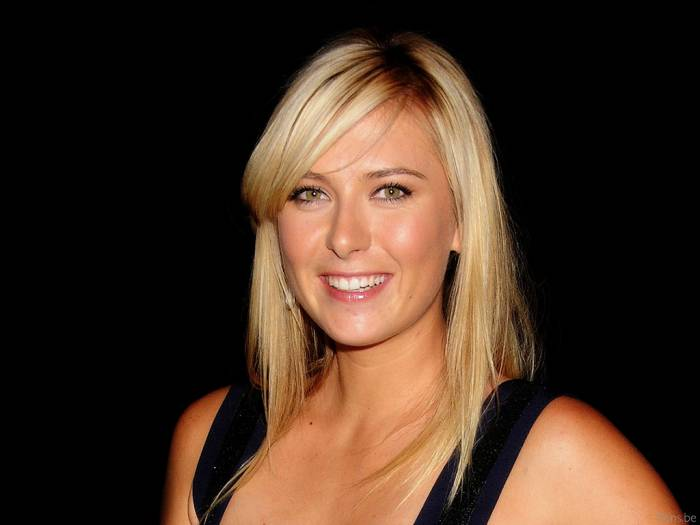
#> input picture model/dataset/maria_sharapova/pretty-maria-sharapova-visits-nike-head-quarters-and-porsche-opening-pics-and-video-inside.jpg, 700 x 525 px, found by its file name
$ jupyter execute --allow-errors sports_celebrities_image_classification.ipynb   (shell and % lines are left out)
#> lines starting #> are read from the running program, lines starting #| are printed output that depends on the picture
[cell 1]
import numpy as np
import cv2
import matplotlib
from matplotlib import pyplot as plt

[cell 2]
img = cv2.imread('model/dataset/maria_sharapova/pretty-maria-sharapova-visits-nike-head-quarters-and-porsche-opening-pics-and-video-inside.jpg')
#> img is the input picture: shape (525, 700, 3); mean B, G, R 34.7, 48.4, 68.9
img.shape
#> Out = (525, 700, 3)

[cell 3]
plt.imshow(img)

[cell 4]
grey = cv2.cvtColor(img, cv2.COLOR_BGR2GRAY)
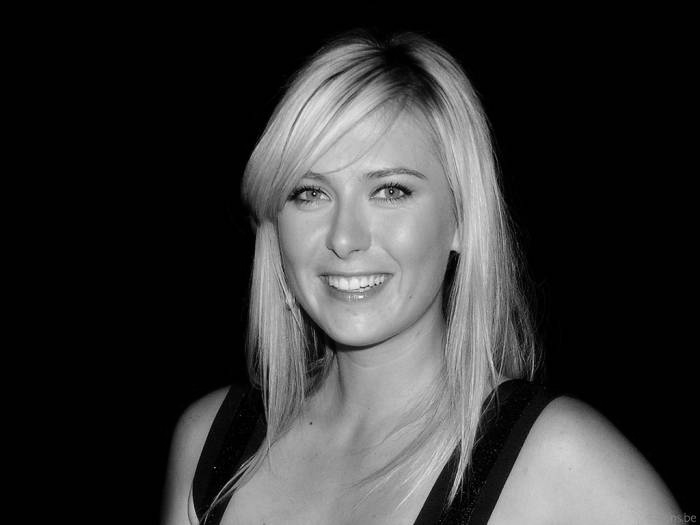
#> grey: shape (525, 700); min 0, max 245, mean 53
grey.shape
#> Out = (525, 700)

[cell 5]
plt.imshow(grey, cmap='grey')

**Face Detection using Haar Cascades

[cell 6]
face_cascade = cv2.CascadeClassifier('model/opencv/haarcascades/haarcascade_frontalface_default.xml')
eye_cascade = cv2.CascadeClassifier('model/opencv/haarcascades/haarcascade_eye.xml')

faces = face_cascade.detectMultiScale(grey, 1.3, 5)
#> faces = [[239, 108, 229, 229]]
faces
#> Out = [[239, 108, 229, 229]]

[cell 7]
(x,y,w,h) = faces[0]
#> x = 239; y = 108; w = 229; h = 229
x,y,w,h
#> Out = (239, 108, 229, 229)

[cell 8]
face_img = cv2.rectangle(img, (x,y), (x+w, y+h), (255,0,0), 2)
plt.imshow(face_img)

[cell 9]
cv2.destroyAllWindows()
for (x,y,w,h) in faces:
    face_img = cv2.rectangle(img, (x,y), (x+w, y+h), (255,0,0), 2)
    roi_grey = grey[y:y+h, x:x+w]
    roi_color = face_img[y:y+h, x:x+w]
    eyes = eye_cascade.detectMultiScale(roi_grey)
    for (ex,ey,ew,eh) in eyes:
        cv2.rectangle(roi_color, (ex,ey), (ex+ew, ey+eh), (0,255,0), 2)
#> this loop made 1 pass
#> (x, y, w, h, eyes) on pass 1: (239, 108, 229, 229, [[126, 60, 49, 49], [45, 62, 49, 49]])
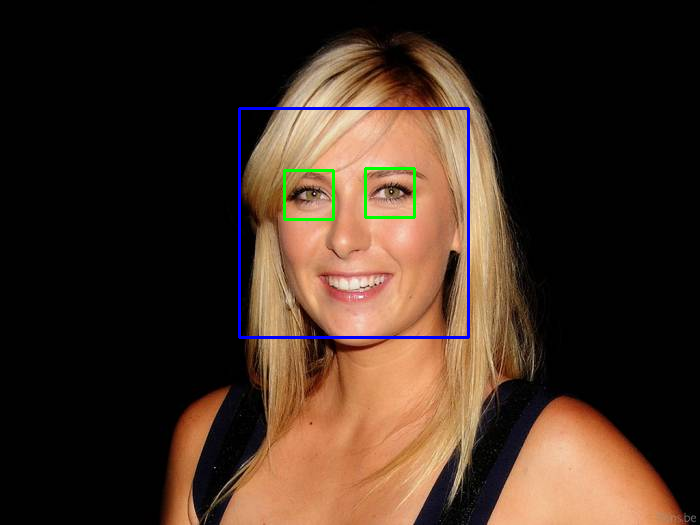
#> img: shape (525, 700, 3); mean B, G, R 35.7, 48, 67.2
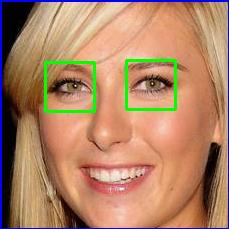
#> roi_color: shape (229, 229, 3); mean B, G, R 102.4, 132, 175.4

plt.figure()
plt.imshow(face_img, cmap = 'grey')
plt.show()

[cell 10]
plt.imshow(roi_color, cmap='grey')

[cell 11]
def get_cropped_image_if_2_eyes(image_path):
    img = cv2.imread(image_path)
    if img is None:
        print(f"Warning: Unable to read the image at {image_path}. Skipping...")
        return None
    grey = cv2.cvtColor(img, cv2.COLOR_BGR2GRAY)
    faces = face_cascade.detectMultiScale(grey, 1.3, 5)
#> faces = [[239, 108, 229, 229]]
    for x,y,w,h in faces:
        roi_grey = grey[y:y+h, x:x+w]
        roi_color = img[y:y+h, x:x+w]
        eyes = eye_cascade.detectMultiScale(roi_grey)
        if len(eyes) >= 2:
            return roi_color
#> this loop made 1 pass
#> pass 1, in get_cropped_image_if_2_eyes, `roi_color = img[y:y+h, x:x+w]`:
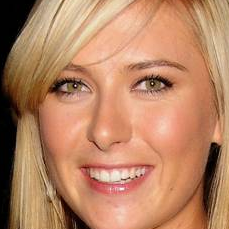
#> roi_color: shape (229, 229, 3); mean B, G, R 100, 131.9, 183.1

[cell 12]
original_image = cv2.imread('model/dataset/maria_sharapova/pretty-maria-sharapova-visits-nike-head-quarters-and-porsche-opening-pics-and-video-inside.jpg')
plt.imshow(original_image)

[cell 13]
cropped_image = get_cropped_image_if_2_eyes('model/dataset/maria_sharapova/pretty-maria-sharapova-visits-nike-head-quarters-and-porsche-opening-pics-and-video-inside.jpg')
plt.imshow(cropped_image)

[cell 14]
org_image_obstructed = cv2.imread('model/dataset/maria_sharapova/3-681.jpg')
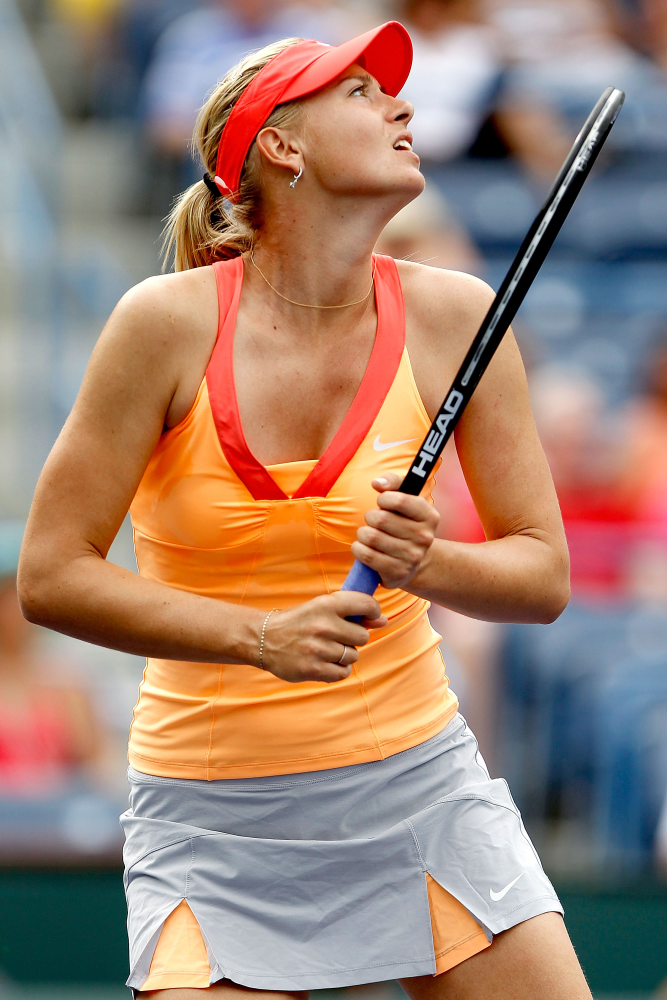
#> input picture model/dataset/maria_sharapova/3-681.jpg, 2001 x 3000 px, found by its file name (shown at 1/3 size)
#> org_image_obstructed is the input picture: shape (3000, 2001, 3); mean B, G, R 113.9, 129.7, 160.1
plt.imshow(org_image_obstructed)

[cell 15]
cropped_image_no_2_eyes = get_cropped_image_if_2_eyes('model/dataset/maria_sharapova/3-681.jpg')
#> call 2 of get_cropped_image_if_2_eyes, with image_path = 'model/dataset/maria_sharapova/3-681.jpg'
#> in get_cropped_image_if_2_eyes (call 2), `grey = cv2.cvtColor(img, cv2.COLOR_BGR2GRAY)`:
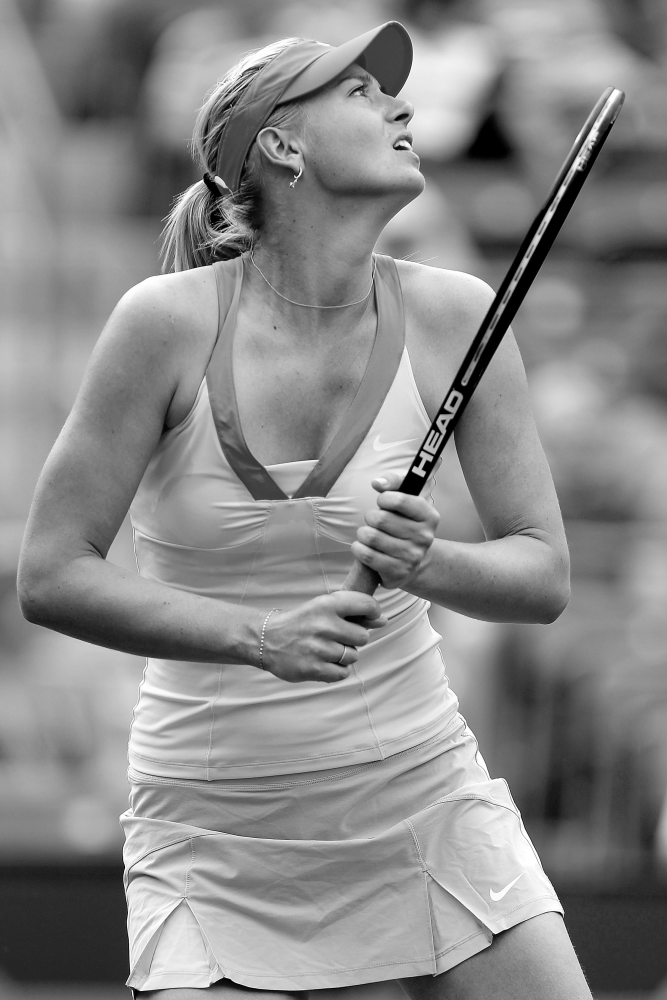
#> grey: shape (3000, 2001) (shown at 1/3 size); min 0, max 255, mean 137
#> in get_cropped_image_if_2_eyes (call 2), `faces = face_cascade.detectMultiScale(grey, 1.3, 5)`: faces = ()
cropped_image_no_2_eyes

[cell 16]
path_to_data = 'model/dataset'
path_to_cr_data = 'model/dataset/cropped'

[cell 17]
import os
img_dirs = []
for entry in os.scandir(path_to_data):
    if entry.is_dir():
        img_dirs.append(entry.path)
#> pass 2 of the loop `for entry in os.scandir(path_to_data):`:

[cell 18]
img_dirs

[cell 19]
import shutil
if os.path.exists(path_to_cr_data):
    shutil.rmtree(path_to_cr_data)
os.mkdir(path_to_cr_data)

[cell 20]
cropped_image_dirs = []
celebrity_file_names_dict = {}

for img_dir in img_dirs:
    count = 1
    celebrity_name = img_dir.split('/')[-1]
    print(celebrity_name)

    celebrity_file_names_dict[celebrity_name] = []

    for entry in os.scandir(img_dir):
        roi_color = get_cropped_image_if_2_eyes(entry.path)
#> the loop in get_cropped_image_if_2_eyes, `for x,y,w,h in faces:` made 1 pass
        if roi_color is not None:
            cropped_folder = path_to_cr_data + celebrity_name
            if not os.path.exists(cropped_folder):
                os.makedirs(cropped_folder)
                cropped_image_dirs.append(cropped_folder)
                print("Generating cropped images in folder: ",cropped_folder)

            cropped_file_name = celebrity_name + str(count) + ".png"
            cropped_file_path = cropped_folder + "/" + cropped_file_name

            cv2.imwrite(cropped_file_path, roi_color)
            celebrity_file_names_dict[celebrity_name].append(cropped_file_path)
            count += 1
#> pass 2 of the loop `for img_dir in img_dirs:`:
#> `count = 1`: count = 1
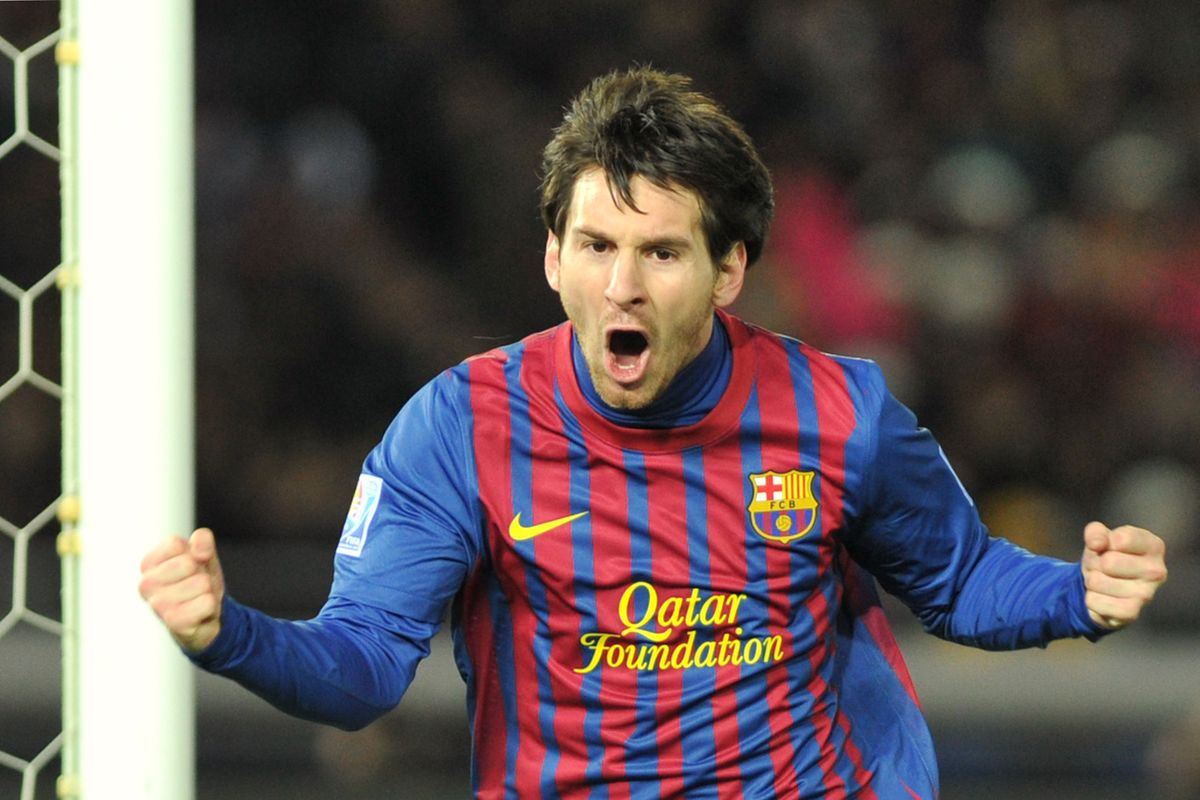
#> input picture model/dataset/lionel_messi/136054219.jpg.0.jpg, 1200 x 800 px
#> in get_cropped_image_if_2_eyes, img is the input picture: shape (800, 1200, 3); mean B, G, R 84.8, 83.9, 95.2
#> the loop in get_cropped_image_if_2_eyes, `for x,y,w,h in faces:` made 1 pass
#> pass 1, in get_cropped_image_if_2_eyes (call 5), `roi_color = img[y:y+h, x:x+w]`:
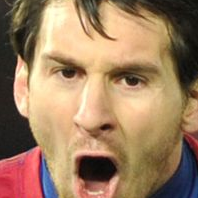
#> roi_color: shape (198, 198, 3); mean B, G, R 97.6, 127.6, 159.6
#> cropped_file_name = 'lionel_messi1.png'
#> `count += 1`: count = 2

[cell 21]
import pywt

def w2d(img, mode='haar', level=1):
#> called with mode = 'db1', level = 5
    imArray = img
    # Convert to grayscale
    imArray = cv2.cvtColor(imArray, cv2.COLOR_RGB2GRAY)
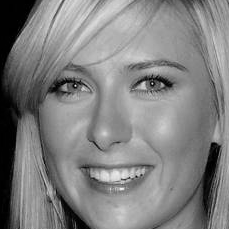
#> imArray: shape (229, 229); min 0, max 242, mean 128.2
    # Convert to float
    imArray = np.float32(imArray)
    imArray /= 255
    # Compute wavelet coefficients
    coeffs = pywt.wavedec2(imArray, mode, level=level)

    # Process coefficients
    coeffs_H = list(coeffs)
    coeffs_H[0] *= 0  # Set approximation coefficients to 0 (remove the low-frequency content)

    # Reconstruction using the modified coefficients
    imArray_H = pywt.waverec2(coeffs_H, mode)
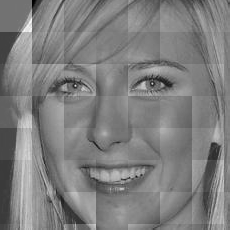
#> imArray_H: shape (230, 230) float32; min -0.62, max 0.622, mean 3.89e-05; drawn with min black and max white
    imArray_H *= 255  # Rescale back to original range
    imArray_H = np.uint8(imArray_H)
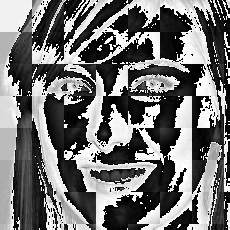
#> imArray_H: shape (230, 230); min 0, max 255, mean 113.7

    return imArray_H

[cell 22]
im_har = w2d(cropped_image, 'db1', 5)
plt.imshow(im_har, cmap='gray')

[cell 23]
class_dict = {}
count = 0
for celebrity_name in celebrity_file_names_dict.keys():
    class_dict[celebrity_name] = count
    count+=1
class_dict

[cell 24]
X = []
Y = []

for celebrity_name, training_files in celebrity_file_names_dict.items():
    for training_image in training_files:
        img = cv2.imread(training_image)
        if img is None:
            continue
        scaled_raw_image = cv2.resize(img, (32,32))
        img_har = w2d(img,'db1',5)
        scaled_image_har=cv2.resize(img_har, (32,32))
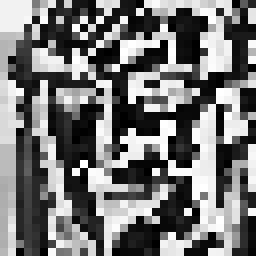
#> scaled_image_har: shape (32, 32) (shown 8 times larger); min 0, max 255, mean 116.5
        combined_img = np.vstack((scaled_raw_image.reshape(32*32*3,1), scaled_image_har.reshape(32*32,1)))
        X.append(combined_img)
        Y.append(class_dict[celebrity_name])
#> pass 2 of the loop `for celebrity_name, training_files in celebrity_file_names_dict.items():`:
#> `scaled_image_har=cv2.resize(img_har, (32,32))`:
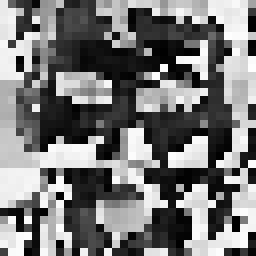
#> scaled_image_har: shape (32, 32) (shown 8 times larger); min 0, max 254, mean 119

[cell 25]
len(X[0])

[cell 26]
X = np.array(X).reshape(len(X), 4096).astype(float)
X.shape
#> Out = (3, 4096)
